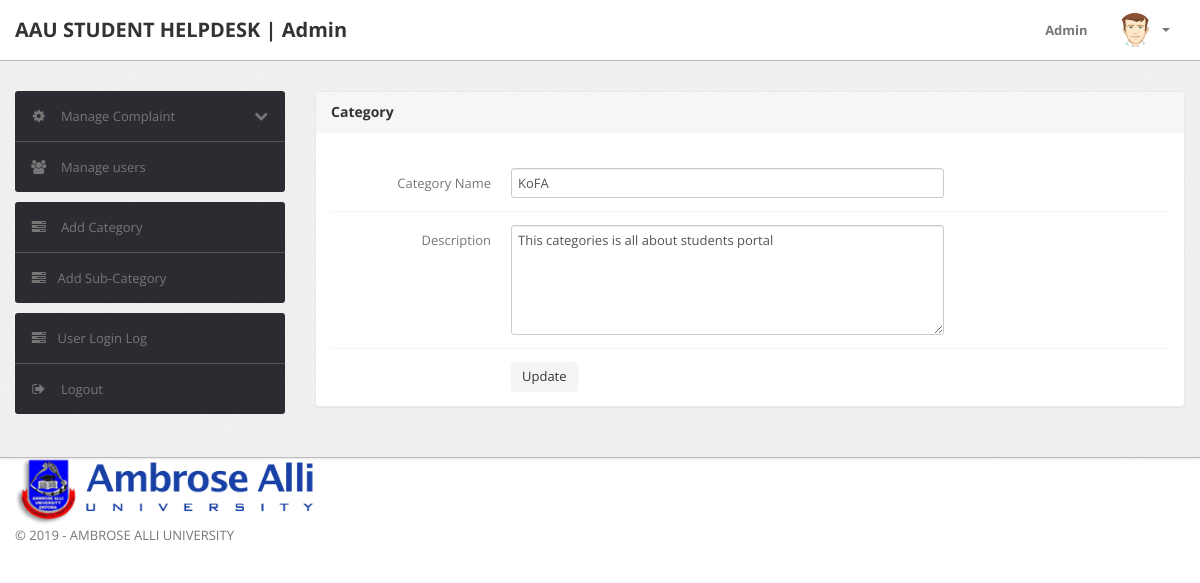
The page /admin/edit-category.php?id=7 (signed in) on the database its author committed.
### tables this page shows
CREATE TABLE IF NOT EXISTS `category` (
  `id` int(11) NOT NULL AUTO_INCREMENT,
  `categoryName` varchar(255) NOT NULL,
  `categoryDescription` longtext NOT NULL,
  `creationDate` timestamp NOT NULL DEFAULT CURRENT_TIMESTAMP,
  `updationDate` varchar(255) DEFAULT NULL,
  PRIMARY KEY (`id`)
);

### admin/edit-category.php (the view, shortened to what this page needs)
<?php
include('include/config.php');
include('../users/favicon.php');
if(strlen($_SESSION['alogin'])==0)
	{
header('location:index.php');
}
else{
?>
<!DOCTYPE html>
<html lang="en">
<head>
	<link type="text/css" href="bootstrap/css/bootstrap.min.css" rel="stylesheet">
	<link type="text/css" href="bootstrap/css/bootstrap-responsive.min.css" rel="stylesheet">
	<link type="text/css" href="css/theme.css" rel="stylesheet">
	<link type="text/css" href="images/icons/css/font-awesome.css" rel="stylesheet">
</head>
<body>
<?php include('include/header.php');?>
	<div class="wrapper">
		<div class="container">
			<div class="row">
<?php include('include/sidebar.php');?>
			<div class="span9">
					<div class="content">
						<div class="module">
							<div class="module-head">
								<h3>Category</h3>
							</div>
							<div class="module-body">
									<br />
			<form class="form-horizontal row-fluid" name="Category" method="post" >
<?php
$id=intval($_GET['id']);
$query=mysqli_query($con,"select * from category where id='$id'");
while($row=mysqli_fetch_array($query))
{
?>
<div class="control-group">
<label class="control-label" for="basicinput">Category Name</label>
<div class="controls">
<input type="text" placeholder="Enter category Name"  name="category" value="<?php echo  htmlentities($row['categoryName']);?>" class="span8 tip" required>
</div>
</div>
<div class="control-group">
											<label class="control-label" for="basicinput">Description</label>
											<div class="controls">
												<textarea class="span8" name="description" rows="5"><?php echo  htmlentities($row['categoryDescription']);?></textarea>
											</div>
										</div>
									<?php } ?>
	<div class="control-group">
											<div class="controls">
												<button type="submit" name="submit" class="btn">Update</button>
											</div>
										</div>
									</form>
							</div>
						</div>
					</div>
				</div>
			</div>
		</div>
	</div>
<?php include('include/footer.php');?>
</body>
<?php } ?>

### admin/css/theme.css (style rules this page uses)
body { font-size: 13px; font-family: 'Open Sans', Arial, sans-serif; background: #fff; color: #777 }
h1, h2, h3, h4, h5, h6 { color: #333; margin-top: 0 }
h3 { font-size: 20px }
.wrapper { background: url(../images/bg.png) #eee; border-bottom: 1px solid #bbb; -webkit-box-shadow: 0 1px 2px rgba(0,0,0,0.1); -moz-box-shadow: 0 1px 2px rgba(0,0,0,0.1); box-shadow: 0 1px 2px rgba(0,0,0,0.1); padding: 30px 0 }
form { margin: 0 }
select, textarea, input[type="text"], input[type="password"], input[type="datetime"], input[type="datetime-local"], input[type="date"], input[type="month"], input[type="time"], input[type="week"], input[type="number"], input[type="email"], input[type="url"], input[type="search"], input[type="tel"], input[type="color"], .uneditable-input, label, input, button, select, textarea { -webkit-border-radius: 3px; -moz-border-radius: 3px; border-radius: 3px; font-size: 13px; font-family: 'Open Sans', Tahoma, Arial, sans-serif }
.module { background: #fff; -webkit-border-radius: 3px; -moz-border-radius: 3px; border-radius: 3px; border: 1px solid #ccc; border-bottom-color: #bbb; -webkit-box-shadow: 0 0 1px rgba(0,0,0,0.2); -moz-box-shadow: 0 0 1px rgba(0,0,0,0.2); box-shadow: 0 0 1px rgba(0,0,0,0.2); margin-bottom: 30px }
.form-horizontal .control-group, .form-vertical .control-group { margin-bottom: 0 }
.form-horizontal .control-group+.control-group, .form-vertical .control-group+.control-group { margin-top: 13px; padding-top: 13px; border-top: 1px solid #f5f5f5 }
.btn, .btn-box { -webkit-border-radius: 3px; -moz-border-radius: 3px; border-radius: 3px }
.btn { font-size: 13px; font-weight: 600 }
.btn { display: inline-block; margin-bottom: 0; font-weight: 400; text-align: center; vertical-align: middle; cursor: pointer; background-image: none; border: 1px solid transparent; white-space: nowrap; padding: 4px 10px; font-size: 13px; line-height: 1.42857; border-radius: 4px; -webkit-user-select: none; -moz-user-select: none; -ms-user-select: none; user-select: none }
.module { box-shadow: 0 0 3px rgba(0,0,0,.1); border-color: #e9e9e9; margin-bottom: 20px; background-color: #fff; border-radius: 4px; -webkit-box-shadow: 0 1px 1px rgba(0,0,0,.05); box-shadow: 0 1px 1px rgba(0,0,0,.05); }
.module-head { color: #767676; background-color: #f6f6f6; border-color: #e9e9e9; padding: 10px 15px; border-bottom: 1px solid transparent; border-top-right-radius: 3px; border-top-left-radius: 3px; }
.module-head h3 { font-size: 14px; line-height: 20px; height: 20px; margin: 0 }
.module-body { padding: 15px }

### rows shown on the page
category: category "KoFA", description "This categories is all about students portal"
